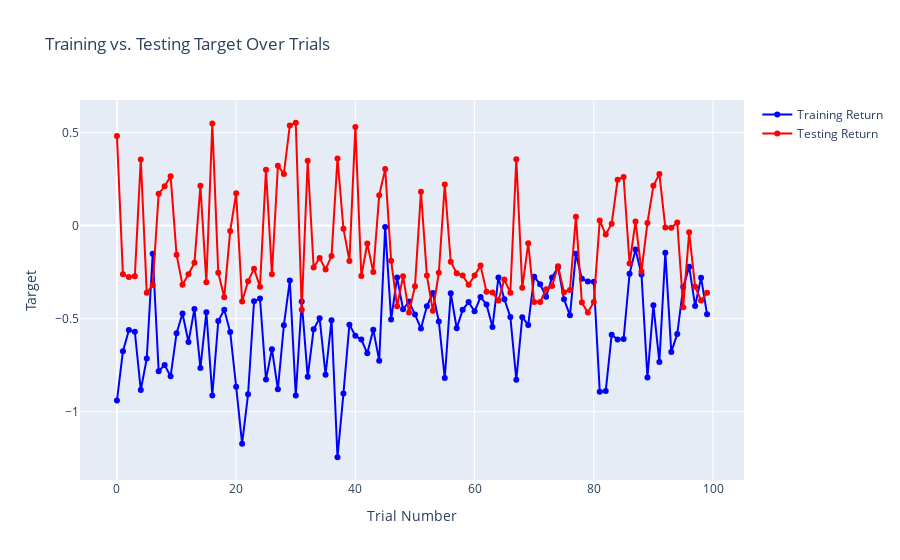

The notebook cell saved with this chart:
### Code cell
import plotly.graph_objects as go

# Assuming trial_performance['training'] and trial_performance['testing']
# are your data dictionaries for training and testing performance respectively
training_df = pd.DataFrame(trial_performance['training'])
testing_df = pd.DataFrame(trial_performance['testing'])

# Reset index to ensure alignment for comparison, if necessary
training_df.reset_index(drop=True, inplace=True)
testing_df.reset_index(drop=True, inplace=True)

# Create traces for training and testing returns
trace1 = go.Scatter(
    x=training_df.index,
    y=training_df['target'],
    mode='lines+markers',
    name='Training Return',
    marker=dict(color='blue')
)

trace2 = go.Scatter(
    x=testing_df.index,
    y=testing_df['target'],
    mode='lines+markers',
    name='Testing Return',
    marker=dict(color='red')
)

# Define the layout
layout = go.Layout(
    title='Training vs. Testing Target Over Trials',
    xaxis=dict(title='Trial Number'),
    yaxis=dict(title='Target'),
    hovermode='closest'
)

# Create the figure and add traces
fig = go.Figure(data=[trace1, trace2], layout=layout)

# Show the figure
fig.show()

### Figure 1 — Plotly figure (JSON) as saved in the notebook; plotly's stock layout.template omitted (floating-point values rounded to 4 significant figures)
{"data": [{"marker": {"color": "blue"}, "mode": "lines+markers", "name": "Training Return", "type": "scatter", "x": [0, 1, 2, 3, 4, 5, 6, 7, 8, 9, 10, 11, 12, 13, 14, 15, 16, 17, 18, 19, 20, 21, 22, 23, 24, 25, 26, 27, 28, 29, 30, 31, 32, 33, 34, 35, 36, 37, 38, 39, 40, 41, 42, 43, 44, 45, 46, 47, 48, 49, 50, 51, 52, 53, 54, 55, 56, 57, 58, 59, 60, 61, 62, 63, 64, 65, 66, 67, 68, 69, 70, 71, 72, 73, 74, 75, 76, 77, 78, 79, 80, 81, 82, 83, 84, 85, 86, 87, 88, 89, 90, 91, 92, 93, 94, 95, 96, 97, 98, 99], "y": [-0.9401, -0.6757, -0.5615, -0.5703, -0.8836, -0.7142, -0.1516, -0.7826, -0.7485, -0.8099, -0.5778, -0.472, -0.6252, -0.4476, -0.7647, -0.4657, -0.9128, -0.5124, -0.4526, -0.572, -0.8662, -1.171, -0.9059, -0.4068, -0.3914, -0.8269, -0.6637, -0.8795, -0.5356, -0.2951, -0.9131, -0.4082, -0.8125, -0.5574, -0.4973, -0.8013, -0.508, -1.244, -0.9015, -0.5323, -0.5919, -0.612, -0.6863, -0.559, -0.7255, -0.008005, -0.504, -0.2793, -0.4493, -0.4083, -0.4782, -0.5528, -0.4335, -0.3618, -0.5151, -0.8191, -0.3634, -0.5517, -0.4525, -0.4111, -0.4608, -0.3842, -0.4234, -0.5451, -0.2785, -0.3955, -0.4907, -0.8277, -0.4918, -0.5334, -0.2745, -0.3157, -0.382, -0.2786, -0.2233, -0.3954, -0.4822, -0.151, -0.2858, -0.3007, -0.3013, -0.8919, -0.8885, -0.5858, -0.6122, -0.6091, -0.2594, -0.128, -0.2625, -0.8163, -0.4273, -0.7332, -0.1455, -0.6784, -0.5825, -0.3304, -0.2205, -0.4317, -0.2799, -0.4765]}, {"marker": {"color": "red"}, "mode": "lines+markers", "name": "Testing Return", "type": "scatter", "x": [0, 1, 2, 3, 4, 5, 6, 7, 8, 9, 10, 11, 12, 13, 14, 15, 16, 17, 18, 19, 20, 21, 22, 23, 24, 25, 26, 27, 28, 29, 30, 31, 32, 33, 34, 35, 36, 37, 38, 39, 40, 41, 42, 43, 44, 45, 46, 47, 48, 49, 50, 51, 52, 53, 54, 55, 56, 57, 58, 59, 60, 61, 62, 63, 64, 65, 66, 67, 68, 69, 70, 71, 72, 73, 74, 75, 76, 77, 78, 79, 80, 81, 82, 83, 84, 85, 86, 87, 88, 89, 90, 91, 92, 93, 94, 95, 96, 97, 98, 99], "y": [0.4815, -0.2608, -0.2764, -0.2728, 0.3555, -0.3612, -0.3197, 0.1707, 0.2107, 0.2653, -0.1561, -0.3183, -0.2616, -0.2003, 0.2134, -0.3048, 0.5477, -0.2538, -0.3854, -0.02894, 0.1737, -0.4078, -0.2984, -0.2324, -0.3281, 0.3005, -0.261, 0.3218, 0.2775, 0.5378, 0.5524, -0.4515, 0.3483, -0.225, -0.1735, -0.2355, -0.1638, 0.3609, -0.01678, -0.1896, 0.5296, -0.271, -0.09649, -0.2499, 0.1629, 0.3034, -0.1883, -0.4334, -0.2728, -0.4666, -0.3254, 0.1821, -0.2685, -0.4577, -0.2538, 0.2205, -0.1941, -0.2559, -0.2685, -0.3182, -0.2685, -0.2151, -0.3549, -0.3596, -0.4029, -0.2901, -0.3603, 0.3569, -0.334, -0.09542, -0.4107, -0.41, -0.3424, -0.3244, -0.2178, -0.3577, -0.3458, 0.04694, -0.4137, -0.4673, -0.41, 0.02682, -0.04806, 0.01008, 0.2462, 0.2612, -0.2039, 0.02249, -0.2462, 0.01428, 0.2142, 0.2765, -0.01021, -0.01188, 0.01677, -0.4381, -0.03641, -0.3285, -0.4029, -0.361]}], "layout": {"autosize": true, "hovermode": "closest", "title": {"text": "Training vs. Testing Target Over Trials"}, "xaxis": {"autorange": true, "range": [-5.901, 104.9], "title": {"text": "Trial Number"}, "type": "linear"}, "yaxis": {"autorange": true, "range": [-1.393, 0.7006], "title": {"text": "Target"}, "type": "linear"}}}
